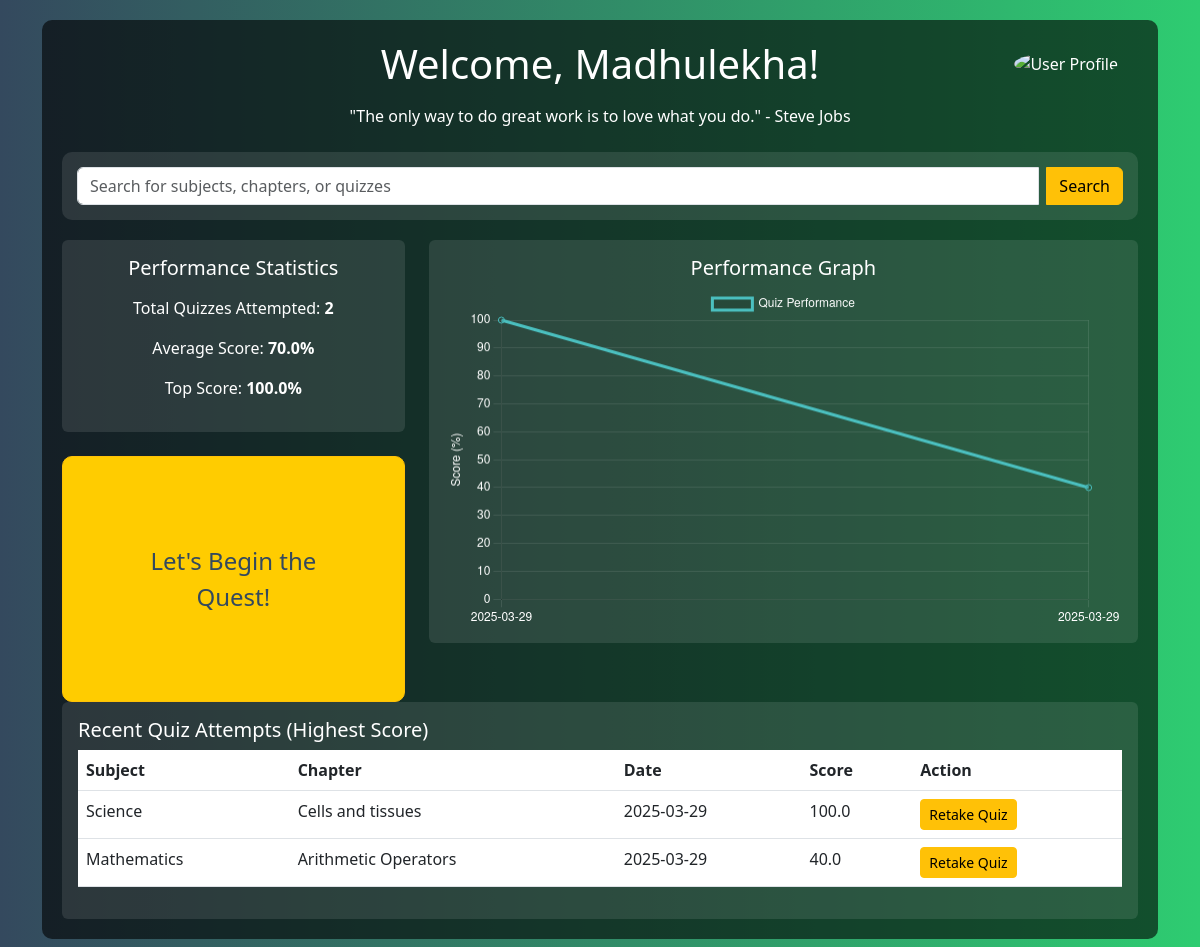
The app's page /user_dashboard (signed in) with its own data.
### tables this page shows
CREATE TABLE quizzes (
            id INTEGER PRIMARY KEY AUTOINCREMENT,
            chapter_id INTEGER,
            date_of_quiz TEXT,
            time_duration TEXT,
            remarks TEXT,
            FOREIGN KEY (chapter_id) REFERENCES chapters (id)
        );

### app.py (the view, shortened to what this page needs)
@app.route('/user_dashboard')
def user_dashboard():
    if 'user' not in session:
        return redirect(url_for('login'))
    user_id = session['user_id']
    conn = sqlite3.connect('quiz_master.db')
    cursor = conn.cursor()
    try:
        cursor.execute("""SELECT COUNT(DISTINCT quiz_id) FROM scores WHERE user_id = ?""", (user_id,))
        total_quizzes = cursor.fetchone()[0] or 0
        cursor.execute("""SELECT ROUND(AVG(total_scored), 2), MAX(total_scored) FROM scores WHERE user_id = ?""", (user_id,))
        avg_score, max_score = cursor.fetchone()
        avg_score = avg_score or 0
        max_score = max_score or 0
        cursor.execute("""SELECT q.id, s.name AS subject_name, ch.name AS chapter_name, q.date_of_quiz, MAX(sc.total_scored) FROM scores sc JOIN quizzes q ON sc.quiz_id = q.id JOIN chapters ch ON q.chapter_id = ch.id
            JOIN subjects s ON ch.subject_id = s.id WHERE sc.user_id = ? GROUP BY q.id, s.name, ch.name, q.date_of_quiz ORDER BY MAX(sc.total_scored) DESC LIMIT 5""", (user_id,))
        recent_attempts = cursor.fetchall()
        chart_data = {'quizDates': [attempt[3] for attempt in recent_attempts],'quizScores': [attempt[4] for attempt in recent_attempts]}
        chart_data_json = json.dumps(chart_data)
    finally:
        conn.close()
    return render_template('user_dashboard.html', username=session['user'], total_quizzes=total_quizzes, avg_score=avg_score, max_score=max_score, recent_attempts=recent_attempts, chart_data_json=chart_data_json)

### templates/user_dashboard.html (shortened to what this page needs)
<!DOCTYPE html>
<html lang="en">
<head>
    <link rel="stylesheet" href="https://cdn.jsdelivr.net/npm/bootstrap@5.3.0/dist/css/bootstrap.min.css">
</head>
<body>
    <div class="container">
        <div class="dashboard-container position-relative">
            <div class="user-icon" onclick="window.location.href='/user/profile'">
                <img src="https://cdn.pixabay.com/photo/2015/10/05/22/37/blank-profile-picture-973460_1280.png" alt="User Profile">
            </div>
            <h1 class="text-center mb-3">Welcome, {{ username }}!</h1>
            <p class="text-center mb-4">"The only way to do great work is to love what you do." - Steve Jobs</p>
            <div class="search-container">
                <form action="/search" method="GET">
                    <div class="input-group">
                        <input type="text" class="form-control me-2" placeholder="Search for subjects, chapters, or quizzes" name="query" required>
                        <button class="btn btn-warning" type="submit">Search</button>
                    </div>
                </form>
            </div>
            <div class="row">
                <div class="col-md-4">
                    <div class="card stats-card mb-4">
                        <div class="card-body">
                            <h5 class="card-title text-center mb-3">Performance Statistics</h5>
                            <div style="text-align: center;">
                                <p>Total Quizzes Attempted: <strong>{{ total_quizzes }}</strong></p>
                                <p>Average Score: <strong>{{ avg_score }}%</strong></p>
                                <p>Top Score: <strong>{{ max_score }}%</strong></p>
                            </div>
                        </div>
                    </div>
                    <div class="browse-subjects-container">
                        <a href="/subjects" class="btn btn-lg btn-warning full-width-button">Let's Begin the Quest!</a>
                    </div>
                </div>
                <div class="col-md-8">
                    <div class="card stats-card mb-4">
                        <div class="card-body">
                            <h5 class="card-title">Performance Graph</h5>
                            <canvas id="performanceChart"></canvas>
                        </div>
                    </div>
                </div>
            </div>
            <div class="card recent-attempts-card">
                <div class="card-body">
                    <h5 class="card-title">Recent Quiz Attempts (Highest Score)</h5>
                    <table class="table text-white">
                        <thead>
                            <tr>
                                <th>Subject</th>
                                <th>Chapter</th>
                                <th>Date</th>
                                <th>Score</th>
                                <th>Action</th>
                            </tr>
                        </thead>
                        <tbody>
                            {% for attempt in recent_attempts %}
                            <tr>
                                <td>{{ attempt[1] }}</td>
                                <td>{{ attempt[2] }}</td>
                                <td>{{ attempt[3] }}</td>
                                <td>{{ attempt[4] }}</td>
                                <td>
                                    <a href="/take_quiz/{{ attempt[0] }}" class="btn btn-sm btn-warning">Retake Quiz</a>
                                </td>
                            </tr>
                            {% endfor %}
                        </tbody>
                    </table>
                </div>
            </div>
        </div>
    </div>
    <script>
        document.addEventListener('DOMContentLoaded', function() {
            const ctx = document.getElementById('performanceChart').getContext('2d');
            const chartDataJson = JSON.parse('{{ chart_data_json | safe }}');
            const quizDates = chartDataJson.quizDates;
            const quizScores = chartDataJson.quizScores;
            const performanceChart = new Chart(ctx, {
                type: 'line',
                data: {labels: quizDates, datasets: [{label: 'Quiz Performance', data: quizScores, fill: false, borderColor: 'rgb(75, 192, 192)', tension: 0.1}]},
                options: {
                    scales: {
                        y: {beginAtZero: true, title: {display: true, text: 'Score (%)', color: 'white'}, ticks: {color: 'white'}, grid: {color: 'rgba(255, 255, 255, 0.1)'}},
                        x: {ticks: {color: 'white'}, grid: {color: 'rgba(255, 255, 255, 0.1)'}}
                    },
                    plugins: {legend: {labels: {color: 'white'}}
                    }
                }
            });
        });
    </script>
</body>
</html>

### templates/user_dashboard.html (style rules this page uses)
body { background: linear-gradient(to right, #34495e, #2ecc71); min-height: 100vh; color: white; display: flex; flex-direction: column; }
.dashboard-container { background-color: rgba(0, 0, 0, 0.6); border-radius: 10px; padding: 20px; margin-top: 20px; margin-bottom: 20px; }
.stats-card { background-color: rgba(255, 255, 255, 0.1); border: none; color: white; text-align: center; }
.recent-attempts-card { background-color: rgba(255, 255, 255, 0.1); border: none; color: white; }
.search-container { background-color: rgba(255, 255, 255, 0.1); border-radius: 10px; padding: 15px; margin-bottom: 20px; }
.user-icon { position: absolute; top: 30px; right: 40px; cursor: pointer; }
.user-icon img { width: 40px; border-radius: 50%; }
.browse-subjects-container { text-align: center; margin-top: 10px; }
.full-width-button { display: block; width: 100%; text-align: center; padding: 86px; background-color: #ffcc00; color: #34495e; font-size: 1.5em; border-radius: 10px; transition: background-color 0.3s ease; }

### records on screen
quizzes: attempt "Science", attempt "Cells and tissues", date_of_quiz "2025-03-29", attempt "100.0"
quizzes: attempt "Mathematics", attempt "Arithmetic Operators", date_of_quiz "2025-03-29", attempt "40.0"

### other values on screen
{{ username }} "Madhulekha"
{{ total_quizzes }} "2"
{{ avg_score }} "70.0"
{{ max_score }} "100.0"
chart data {{ chart_data_json | safe }} {"quizDates": ["2025-03-29", "2025-03-29"], "quizScores": [100.0, 40.0]}
